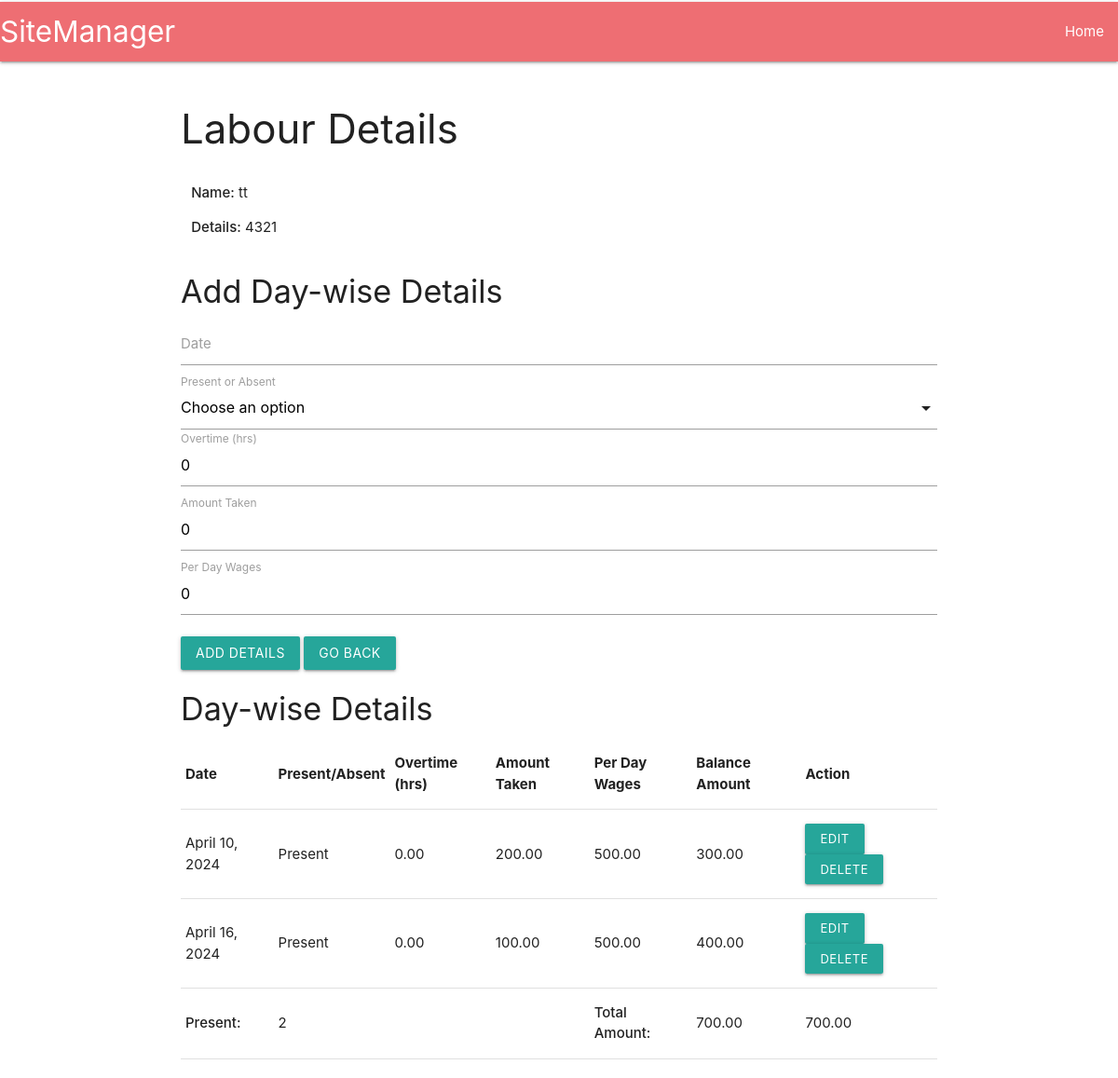
The page /ManageSites/2/LabourDetails/1 on the database its author committed.
### sites/models.py (models this page shows, shortened)
class Manpower(models.Model):
    site = models.ForeignKey(Site, on_delete=models.CASCADE)
    name = models.CharField(max_length=100)
    adhaarno = models.CharField(max_length=20)
    contact = models.CharField(max_length=20)

class Attendance(models.Model):
    MAN_CHOICES = [("Present", "Present"), ("Absent", "Absent")]
    manpower = models.ForeignKey(Manpower, on_delete=models.CASCADE)
    site = models.ForeignKey(Site, on_delete=models.CASCADE, null=True)
    date = models.DateField()
    present_or_absent = models.CharField(max_length=10, choices=MAN_CHOICES)
    overtime = models.DecimalField(max_digits=20, decimal_places=2)
    amount_taken = models.DecimalField(max_digits=100, decimal_places=2)
    per_day_wages = models.DecimalField(max_digits=100, decimal_places=2)
    total_wages = models.DecimalField(max_digits=100, decimal_places=2,default=0)

class total_amount_per_laborer(models.Model):
    site = models.ForeignKey(Site, on_delete=models.CASCADE)
    Manpower = models.ForeignKey(Manpower, on_delete=models.CASCADE)
    total_amount = models.DecimalField(max_digits=100, decimal_places=2)

### sites/views.py (the view, shortened to what this page needs)
# urls.py: path('ManageSites/<int:site_id>/LabourDetails/<int:labour_id>', views.LabourDetails, name='LabourDetails'),
def LabourDetails(request,site_id,labour_id):
    siteInfo = get_object_or_404(Site, pk=site_id)
    manPK = get_object_or_404(Manpower, pk=labour_id)
    manAttendances = Attendance.objects.filter(manpower=manPK)
    totalAmountPer = total_amount_per_laborer.objects.filter(Manpower=manPK)
    return render(request,'sites/LabourDetails.html',{'manPK':manPK,
    'totalAmountPer':totalAmountPer,
    'manAttendances':manAttendances,
    'siteInfo':siteInfo})

### sites/templates/sites/LabourDetails.html (shortened to what this page needs)
{% extends 'Navbar.html' %}
{% block content %}
<body>
    <div class="container">
        <h3>Labour Details</h3>
        <div class="row">
            <div class="col s6">
                <p><strong>Name:</strong> {{ manPK.name }} </p>
                <p><strong>Details:</strong> {{ manPK.contact }} </p>
            </div>
        </div>
        <h4>Add Day-wise Details</h4>
        <form method="post">
            <div class="input-field">
                <input id="date" name="date" type="text" class="datepicker">
                <label for="date">Date</label>
            </div>
            <div class="input-field">
                <label for="present_or_absent">Present or Absent</label>
            </div>
            <div class="input-field">
                <input id="overtime" name="overtime" type="text" value="0" class="validate">
                <label for="overtime">Overtime (hrs)</label>
            </div>
            <div class="input-field">
                <input id="amount_taken" name="amount_taken" type="text" value="0" class="validate">
                <label for="amount_taken">Amount Taken</label>
            </div>
            <div class="input-field">
                <input id="per_day_wages" name="per_day_wages" type="text" value="0" class="validate">
                <label for="per_day_wages">Per Day Wages</label>
            </div>
            <button class="btn waves-effect waves-light" type="submit">Add Details</button>
            <a href="{% url 'ManageSites' siteInfo.id %} " class="btn waves-effect waves-light">Go Back</a>
        </form>
        <h4>Day-wise Details</h4>
        <table class="highlight">
            <thead>
                <tr>
                    <th>Date</th>
                    <th>Present/Absent</th>
                    <th>Overtime (hrs)</th>
                    <th>Amount Taken</th>
                    <th>Per Day Wages</th>
                    <th>Balance Amount</th>
                    <th>Action</th>
                </tr>
            </thead>
            <tbody>
                {% for manAttendance in manAttendances %}
                <tr>
                    <td> {{ manAttendance.date }} </td>
                    <td class="present_or_absent"> {{ manAttendance.get_present_or_absent_display }} </td>
                    <td class="overtime">{{ manAttendance.overtime }}</td>
                    <td class="amount-taken">{{ manAttendance.amount_taken }}</td>
                    <td class="per-day-wages">{{ manAttendance.per_day_wages }}</td>
                    <td class="total-amount"></td>
                    <td>
                        <a href="{% url 'EditLabourDetails' siteInfo.id manPK.id manAttendance.id %}"
                            class="btn-small waves-effect waves-light">Edit</a>
                        <a href="{% url 'delete_ManData' siteInfo.id manPK.id manAttendance.id %}"
                            class="btn-small waves-effect waves-light">Delete</a>
                    </td>
                </tr>
                {% endfor %}
            </tbody>
            <tfoot>
                <tr>
                    <td><strong>Present:</strong></td>
                    <td id="present"></td>
                    <td colspan="2"></td>
                    <td><strong>Total Amount:</strong></td>
                    <td id="total_amount"></td>
                    <td>
                            {{ totalAmountPer.0.total_amount}}
                    </td>
                </tr>
            </tfoot>
        </table>
    </div>
</body>
{% endblock %}

### sites/templates/sites/Navbar.html (style rules this page uses)
body { padding-top: 2px; }

### rows shown on the page
Manpower: name "tt", contact "4321"
Attendance: date "April 10, 2024", present_or_absent "Present", overtime "0.00", amount_taken "200.00", per_day_wages "500.00"
Attendance: date "April 16, 2024", present_or_absent "Present", overtime "0.00", amount_taken "100.00", per_day_wages "500.00"
total_amount_per_laborer: total_amount "700.00"
